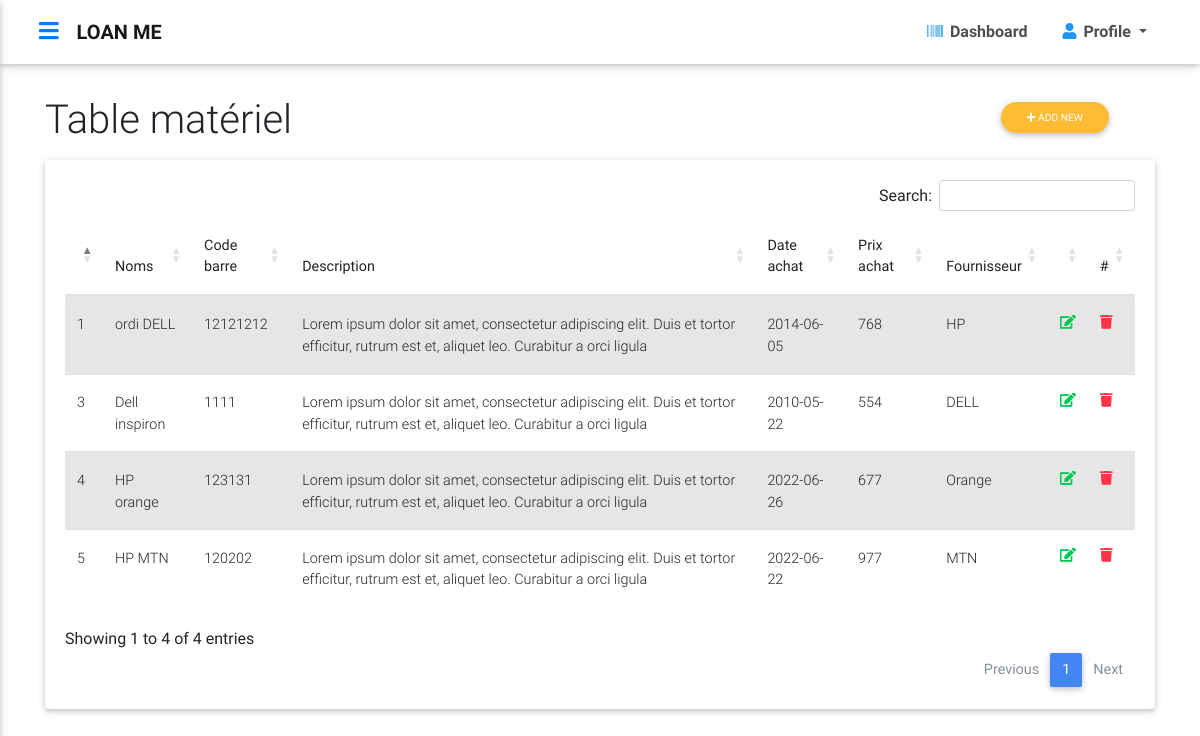
The app's page /materiels.php (signed in) with its own data.
### tables this page shows
CREATE TABLE IF NOT EXISTS `material` (
  `id` int(11) NOT NULL AUTO_INCREMENT,
  `codebarre` int(50) NOT NULL,
  `name` varchar(50) NOT NULL,
  `description` varchar(300) NOT NULL,
  `purchased_date` date NOT NULL,
  `purchased_price` float NOT NULL,
  `supplier` varchar(300) NOT NULL,
  `id_institution` int(11) NOT NULL,
  PRIMARY KEY (`id`),
  KEY `material_institution_FK` (`id_institution`)
);

### materiels.php (the view, shortened to what this page needs)
<!DOCTYPE html>
<html lang="en">
<head>
  <link rel="stylesheet" href="https://use.fontawesome.com/releases/v5.11.2/css/all.css">
  <link href="css/bootstrap.min.css" rel="stylesheet">
  <link href="css/mdb.min.css" rel="stylesheet">
  <link href="https://cdn.datatables.net/1.12.1/css/dataTables.bootstrap5.min.css" rel="stylesheet">
  <link href="https://cdn.datatables.net/1.12.1/css/dataTables.bootstrap5.min.css" rel="stylesheet">
  <link href="https://cdn.datatables.net/buttons/2.2.3/css/buttons.dataTables.min.css" rel="stylesheet">
</head>
<body class="homepage-v1 hidden-sn white-skin animated">
    <?php
        include('header.php');
    ?>
    <br><br><br>
    <div class="container">
        <div class="row mt-4">
            <div class="col-lg-12">
                <div class="row">
                    <div class="col-10">
                        <h1 class="mb-3">Table matériel</h1>
                    </div>
                    <div class="col-2">
                        <button class="btn btn-warning btn-sm float-end btn-rounded" type="button" data-toggle="modal" data-target="#addMateriel">
                            <i class="fas fa-plus"></i>
                            Add New
                        </button>
                    </div>
                </div>
                <div class="card">
                    <div class="card-body">
                        <table class="table table-striped">
                            <thead class="thead-inverse">
                                <tr>
                                    <th></th>
                                    <th>Noms</th>
                                    <th>Code barre</th>
                                    <th>Description</th>
                                    <th>Date achat</th>
                                    <th>Prix achat</th>
                                    <th>Fournisseur</th>
                                    <th></th>
                                    <th>#</th>
                                </tr>
                                </thead>
                                <tbody>
                                <?php
                                    $requete = $bdd->query(' SELECT * FROM material');
                                    while($data = $requete->fetch()){
                                        echo'<tr>'
                                                .'<td  scope="row">'.$data['id'].'</td>'
                                                .'<td>'.$data['name'].'</td>'
                                                .'<td>'.$data['codebarre'].'</td>'
                                                .'<td>'.$data['description'].'</td>'
                                                .'<td>'.$data['purchased_date'].'</td>'
                                                .'<td>'.$data['purchased_price'].'</td>'
                                                .'<td>'.$data['supplier'].'</td>'
                                                ?>
                                                <td>
                                                    <span id="edit" class="fas fa-edit text-success waves-effect" ></span>
                                                </td>
                                                <?php
                                                echo '<td>
                                                    <span id="delete" class="fas fa-trash text-danger waves-effect" data-toggle="modal" data-target="#deleteMateriel"></span>
                                                </td>'
                                            .'</tr>';
                                    }
                                ?>
                                </tbody>
                        </table>
                    </div>
                </div>
            </div>
        </div>
    </div>
</body>
</html>

### records on screen
material: id "1", name "ordi DELL", codebarre "12121212", description "Lorem ipsum dolor sit amet, consectetur adipiscing elit. Duis et tortor efficitur, rutrum est et, aliquet leo. Curabitur a orci ligula", purchased_date "2014-06-05", purchased_price "768", supplier "HP"
material: id "3", name "Dell inspiron", codebarre "1111", description "Lorem ipsum dolor sit amet, consectetur adipiscing elit. Duis et tortor efficitur, rutrum est et, aliquet leo. Curabitur a orci ligula", purchased_date "2010-05-22", purchased_price "554", supplier "DELL"
material: id "4", name "HP orange", codebarre "123131", description "Lorem ipsum dolor sit amet, consectetur adipiscing elit. Duis et tortor efficitur, rutrum est et, aliquet leo. Curabitur a orci ligula", purchased_date "2022-06-26", purchased_price "677", supplier "Orange"
material: id "5", name "HP MTN", codebarre "120202", description "Lorem ipsum dolor sit amet, consectetur adipiscing elit. Duis et tortor efficitur, rutrum est et, aliquet leo. Curabitur a orci ligula", purchased_date "2022-06-22", purchased_price "977", supplier "MTN"
